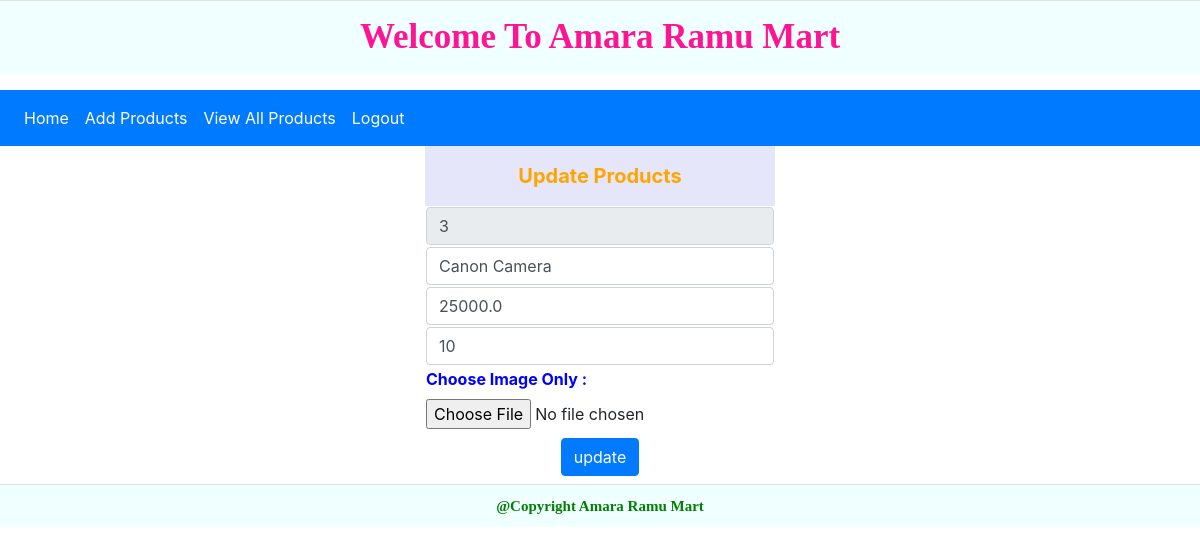
/update_product/?pid=3, run on the app's committed database.
### app18/models.py (models this page shows)
class ProductModel(models.Model):
    pid = models.AutoField(primary_key=True)
    pname = models.CharField(max_length=100,unique=True)
    price = models.FloatField()
    quantity = models.IntegerField()
    photo = models.ImageField(upload_to='product_images/')

### app18/views.py (the view)
# urls.py: path('update_product/',views.updateProduct,name = 'update_product'),
def updateProduct(request):
    pid = request.GET.get('pid')
    res8 = ProductModel.objects.get(pid=pid)
    return render(request,'update_product.html',{'data8':res8})

### templates/update_product.html (shortened to what this page needs)
{% extends 'common.html' %}
{% block menu %}
    {% include 'admin_menu.html' %}
{% endblock %}
{% block main_body %}
    <form action="{% url 'update_details' %}" method="post" enctype="multipart/form-data">
    <table align="center" width="350">
    <tr>
        <th style="text-align: center;color: orange;background-color: lavender;font-size: 20px;padding: 15px">
            Update Products
        </th>
    </tr>
    <tr>
        <th>
            <input type="number" class = "form-control" readonly value="{{ data8.pid }}" required name="u0">
        </th>
    </tr>
    <tr>
        <th>
            <input type="text" class = "form-control" placeholder="Name" value="{{ data8.pname }}" required name="u1">
        </th>
    </tr>
    <tr>
        <th>
            <input type="number" class = "form-control" placeholder="Price" value="{{ data8.price }}" required name="u2">
        </th>
    </tr>
     <tr>
        <th>
            <input type="number" class = "form-control" placeholder="Quantity" value="{{ data8.quantity }}" required name="u3">
        </th>
    </tr>
     <tr>
        <th>
            <label style="color: blue"> Choose Image Only :</label>
            <input type="file" required name="u4">
        </th>
    </tr>
    <tr>
        <th style="padding: 8px;text-align: center">
            <button type="submit" class="btn btn-primary"> update </button>
        </th>
    </tr>
    </table>
    </form>
{% endblock %}

### data on the page
ProductModel: u0 "3", u1 "Canon Camera", u2 "25000.0", u3 "10"
